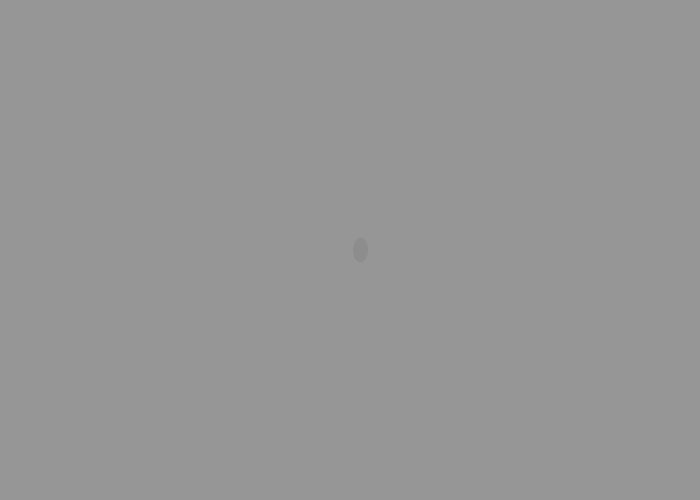
Frame 1 (no input)
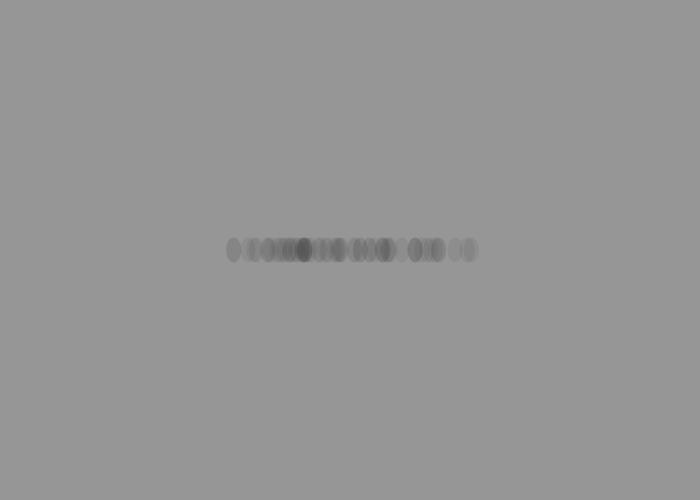
Frame 60 (the mouse pressed at the canvas centre just before this capture)
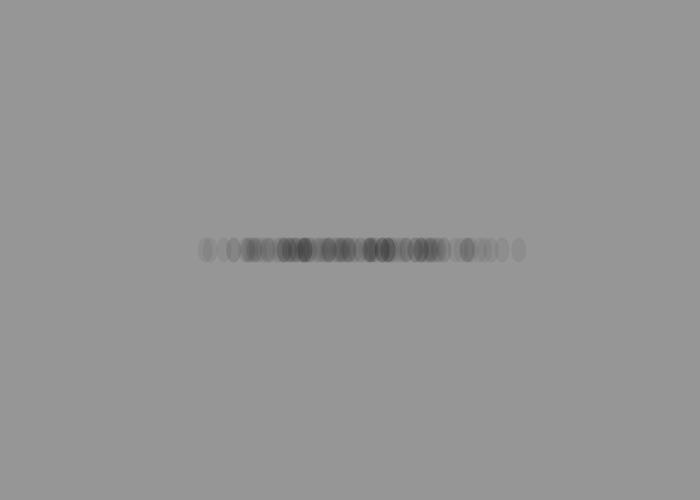
Frame 120 (the mouse held since frame 60 and released just before this capture)

The Processing sketch that drew these frames (run headless with seeded random() and noise(); from frame 60 on, the mouse is pressed at the canvas centre):

// Processing sketch: gaussian_distribution_visualised
// ── gaussian_distribution_visualised.pde
float x;

void setup(){
  size(700, 500);
  background(150);
}

void draw(){
  x = randomGaussian() * 75;
  fill(0, 15);
  noStroke();
  ellipse(width/2 + x, height/2, 15, 25);
}
